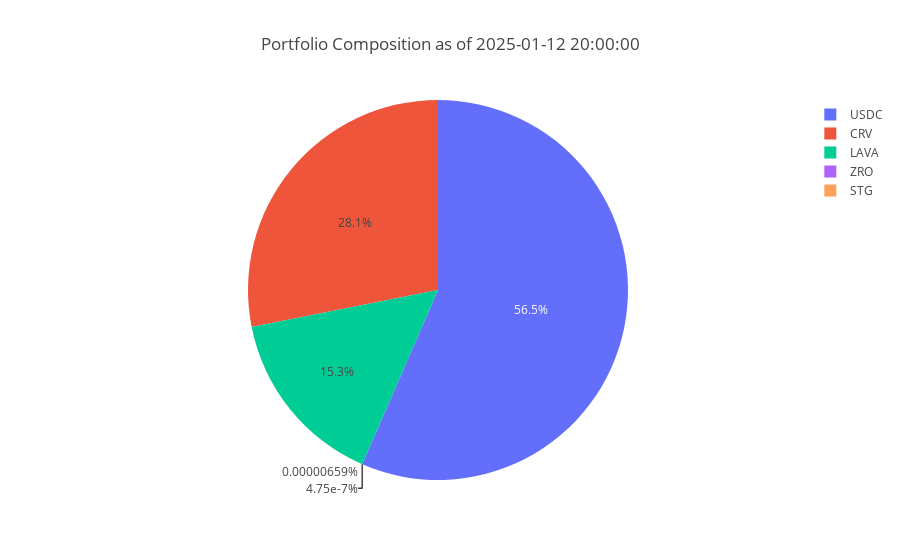

This figure's notebook cell:
### Code cell
fig1 = px.pie(
    df_for_pie,
    names='Asset',               # Column name for labels
    values='Weight',             # Column name for values
    title=f"Portfolio Composition as of {formatted_today_utc}",
    color_discrete_sequence=px.colors.qualitative.Plotly
)
fig1.show()

### Figure 1 — Plotly figure (JSON) as saved in the notebook; plotly's stock layout.template omitted (floating-point values rounded to 4 significant figures)
{"data": [{"domain": {"x": [0, 1], "y": [0, 1]}, "hovertemplate": "Asset=%{label}<br>Weight=%{value}<extra></extra>", "labels": ["LAVA", "STG", "USDC", "CRV", "ZRO"], "legendgroup": "", "name": "", "showlegend": true, "type": "pie", "values": [0.1534, 4.753e-09, 0.5653, 0.2813, 6.588e-08]}], "layout": {"legend": {"tracegroupgap": 0}, "piecolorway": ["#636EFA", "#EF553B", "#00CC96", "#AB63FA", "#FFA15A", "#19D3F3", "#FF6692", "#B6E880", "#FF97FF", "#FECB52"], "title": {"text": "Portfolio Composition as of 2025-01-12 20:00:00"}}}
